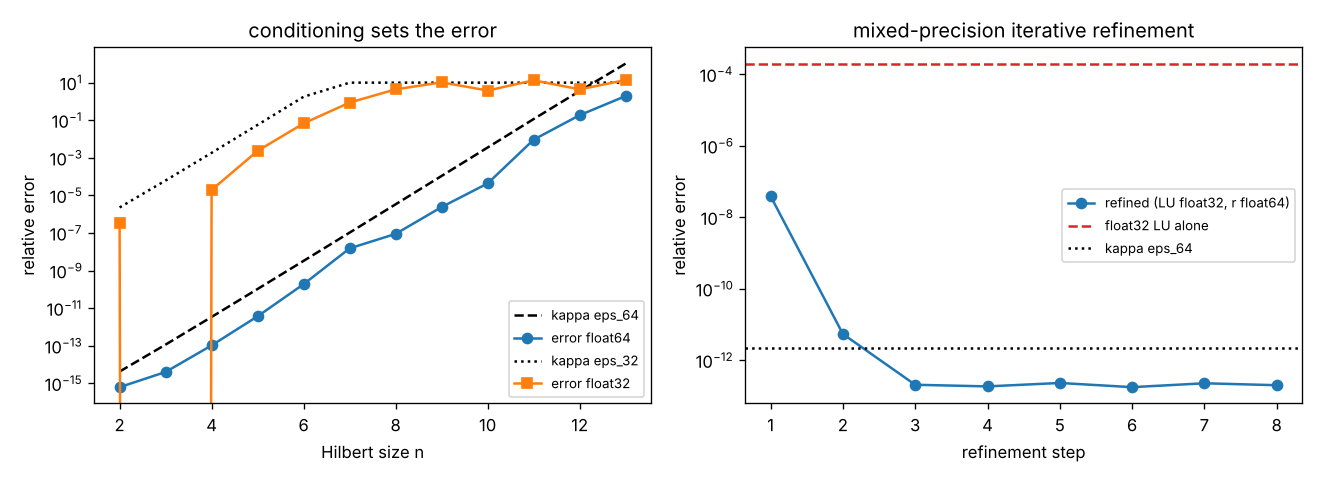

This figure's Python source:
"""
conditioning_svd.py  --  Lecture 5: norms, condition number, iterative refinement, EVD and SVD.

  1. Vector and matrix norms (the 3x3 matrix of the notes); ||A||_2 = sigma_max, ||A||_F = sqrt(sum sigma^2)
  2. The 2x2 example: kappa ~ 4/eps and a 100% error from a tiny perturbation of b
  3. Hilbert matrices: kappa, digits lost, observed error in float32 and float64 against the bound
  4. Iterative refinement: LU in float32, residual in float64 -> double-precision accuracy
  5. EVD: symmetric (stable, orthogonal) vs non-symmetric (sensitive eigenvalues)
  6. SVD: numerical rank, kernel vectors, the four subspaces
  7. Least squares: normal equations vs QR vs SVD on an ill-conditioned polynomial fit;
     truncated SVD; minimum-norm solution of an underdetermined system

Run:  python conditioning_svd.py          Figure: conditioning_svd.png
"""
import warnings
import numpy as np
import scipy.linalg as la
import matplotlib
matplotlib.use("Agg")
import matplotlib.pyplot as plt

warnings.filterwarnings("ignore", category=la.LinAlgWarning)    # we WANT to solve ill-conditioned systems here
rng = np.random.default_rng(3)
np.set_printoptions(precision=4, suppress=True)

# ---------------------------------------------------------------- 1. norms
A = np.array([[10.0, -1.0, 2.0], [-1.0, 11.0, -1.0], [2.0, -1.0, 10.0]])
x = np.array([1.0, -2.0, 3.0])
s = la.svdvals(A)
print("1. norms")
print(f"   x = {x}: ||x||_1 = {la.norm(x, 1):.4f}, ||x||_2 = {la.norm(x):.4f}, ||x||_inf = {la.norm(x, np.inf):.4f}")
print(f"   ||A||_1 = {la.norm(A, 1):.4f} (max column sum), ||A||_inf = {la.norm(A, np.inf):.4f} (max row sum),"
      f" ||A||_2 = {la.norm(A, 2):.4f} = sigma_max {s[0]:.4f}, ||A||_F = {la.norm(A, 'fro'):.4f} = sqrt(sum sigma^2) {np.sqrt((s ** 2).sum()):.4f}")
B = rng.standard_normal((3, 3))
print(f"   submultiplicativity: ||AB||_2 = {la.norm(A @ B, 2):.3f} <= ||A|| ||B|| = {la.norm(A, 2) * la.norm(B, 2):.3f}")

# ---------------------------------------------------------------- 2. the 2x2 example
print("\n2. A = [[1, 1], [1, 1+eps]], b = [2, 2+eps], perturbation db = [0, eps]")
for eps in (1e-2, 1e-6, 1e-10):
    A2 = np.array([[1.0, 1.0], [1.0, 1.0 + eps]]); b2 = np.array([2.0, 2.0 + eps])
    x0 = la.solve(A2, b2); x1 = la.solve(A2, b2 + np.array([0.0, eps]))
    k = la.norm(A2, np.inf) * la.norm(la.inv(A2), np.inf)
    rel_b = eps / la.norm(b2, np.inf); rel_x = la.norm(x1 - x0, np.inf) / la.norm(x0, np.inf)
    print(f"   eps = {eps:.0e}: kappa_inf = {k:.3e} (4/eps = {4 / eps:.1e}); x = {x0}, perturbed x = {x1};"
          f" relative change b {rel_b:.1e} -> x {rel_x:.2f}")

# ---------------------------------------------------------------- 3. Hilbert matrices
print("\n3. Hilbert matrices H_ij = 1/(i+j-1), exact x = ones")
print(f"{'n':>3} {'kappa_2':>10} {'digits lost':>12} {'err f64':>10} {'err f32':>10} {'bound kappa*eps64':>18}")
H_rows = []
for n in range(2, 14):
    H = la.hilbert(n); xt = np.ones(n); b = H @ xt
    k = np.linalg.cond(H)
    e64 = la.norm(la.solve(H, b) - xt) / la.norm(xt)
    e32 = la.norm(la.solve(H.astype(np.float32), b.astype(np.float32)).astype(float) - xt) / la.norm(xt)
    H_rows.append((n, k, e64, e32))
    print(f"{n:3d} {k:10.2e} {np.log10(k):12.1f} {e64:10.1e} {e32:10.1e} {k * np.finfo(float).eps:18.1e}")


# ---------------------------------------------------------------- 4. mixed-precision iterative refinement
def refine(A, b, iters=8):
    lu32 = la.lu_factor(A.astype(np.float32))                       # O(n^3) work in single precision
    x = la.lu_solve(lu32, b.astype(np.float32)).astype(np.float64)
    hist = []
    for _ in range(iters):
        r = b - A @ x                                                # residual in DOUBLE precision
        d = la.lu_solve(lu32, r.astype(np.float32)).astype(np.float64)
        x = x + d
        hist.append(x.copy())
    return hist


n = 300
Q1, _ = la.qr(rng.standard_normal((n, n))); Q2, _ = la.qr(rng.standard_normal((n, n)))
A = Q1 @ np.diag(np.logspace(0, -4, n)) @ Q2.T                     # kappa = 1e4
xt = rng.standard_normal(n); b = A @ xt
hist = refine(A, b)
err0 = la.norm(la.solve(A.astype(np.float32), b.astype(np.float32)) - xt) / la.norm(xt)
errs_ref = [la.norm(h - xt) / la.norm(xt) for h in hist]
print(f"\n4. iterative refinement, n = {n}, kappa = {np.linalg.cond(A):.1e}")
print(f"   float32 LU alone: error {err0:.1e};  after refinement steps 1..6: " + ", ".join(f"{e:.1e}" for e in errs_ref[:6]))
print(f"   float64 LU: error {la.norm(la.solve(A, b) - xt) / la.norm(xt):.1e}")
A_bad = Q1 @ np.diag(np.logspace(0, -9, n)) @ Q2.T                 # kappa = 1e9 > 1/eps32: refinement cannot converge
h_bad = refine(A_bad, A_bad @ xt)
print(f"   kappa = 1e9 (above 1/eps32 = {1 / np.finfo(np.float32).eps:.0e}): errors " +
      ", ".join(f"{la.norm(h - xt) / la.norm(xt):.1e}" for h in h_bad[:4]) + "  -> does not converge")

# ---------------------------------------------------------------- 5. EVD
print("\n5. eigenvalues")
S = np.array([[2.0, 1.0], [1.0, 3.0]])
w, Q = la.eigh(S)
print(f"   symmetric [[2,1],[1,3]]: lambda = {w}, Q^T Q = I to {np.abs(Q.T @ Q - np.eye(2)).max():.0e},"
      f" kappa_2 = |lmax|/|lmin| = {abs(w).max() / abs(w).min():.4f} = cond {np.linalg.cond(S):.4f}")
R = np.array([[0.0, -1.0], [1.0, 0.0]])
print(f"   rotation by 90 deg: eigenvalues {la.eigvals(R)} (complex), singular values {la.svdvals(R)}")
n = 20
J = np.diag(np.ones(n - 1), 1)                                       # Jordan block with eigenvalue 0 (defective)
Jp = J.copy(); Jp[-1, 0] = 1e-16 ** 1                                # perturbation of size 1e-16
lam = la.eigvals(Jp)
print(f"   20x20 Jordan block, one entry changed by 1e-16: |eigenvalues| become {np.abs(lam).max():.3f}"
      f" (= 1e-16^(1/20) = {1e-16 ** (1 / 20):.3f}) instead of 0")
Sym = rng.standard_normal((n, n)); Sym = Sym + Sym.T; E = 1e-10 * rng.standard_normal((n, n)); E = E + E.T
print(f"   symmetric 20x20, perturbation 2e-10: eigenvalues move by at most {np.abs(la.eigvalsh(Sym + E) - la.eigvalsh(Sym)).max():.1e}"
      f" (Weyl bound ||E||_2 = {la.norm(E, 2):.1e})")

# ---------------------------------------------------------------- 6. SVD, rank and subspaces
A = np.array([[1.0, 2.0, 3.0], [2.0, 4.0, 6.0], [4.0, 5.0, 6.0], [7.0, 8.0, 9.0]])
U, s, Vt = la.svd(A)
tol = max(A.shape) * np.finfo(float).eps * s[0]
print(f"\n6. SVD of the rank-deficient 4x3 matrix of the notes: sigma = {s}")
print(f"   tolerance max(m,n) eps sigma_1 = {tol:.1e} -> numerical rank {np.sum(s > tol)}; matrix_rank: {np.linalg.matrix_rank(A)}")
A = np.array([[1.0, 2.0, 3.0], [0.0, 1.0, 1.0], [2.0, 0.0, 2.0], [1.0, 1.0, 2.0]])
U, s, Vt = la.svd(A); V = Vt.T
print(f"   4x3 with col3 = col1 + col2: sigma = {s}; ||A v1|| = {la.norm(A @ V[:, 0]):.4f} = sigma_1,"
      f" ||A v3|| = {la.norm(A @ V[:, 2]):.1e}; kernel direction v3 = {V[:, 2]} (proportional to [1, 1, -1])")

# ---------------------------------------------------------------- 7. least squares
print("\n7. least squares: fit y = sum_k c_k t^k on t in [0, 10], 100 points, noise 0.5")
t = np.linspace(0, 10, 100); y_exact = 2.5 + 1.2 * t - 0.05 * t ** 2
y = y_exact + rng.normal(0, 0.5, t.size)
rows = []
for deg in (2, 5, 8, 11):
    Am = np.vander(t, deg + 1, increasing=True)
    ctrue = np.zeros(deg + 1); ctrue[:3] = [2.5, 1.2, -0.05]
    yt = Am @ ctrue                                                  # noiseless data from the true model: error is pure numerics
    c_ne = la.solve(Am.T @ Am, Am.T @ yt, assume_a="pos") if deg < 11 else np.linalg.lstsq(Am.T @ Am, Am.T @ yt, rcond=None)[0]
    Qm, Rm = la.qr(Am, mode="economic"); c_qr = la.solve_triangular(Rm, Qm.T @ yt)
    c_svd = la.lstsq(Am, yt, cond=None)[0]
    k = np.linalg.cond(Am)
    rows.append((deg, k, *[la.norm(c - ctrue) / la.norm(ctrue) for c in (c_ne, c_qr, c_svd)]))
    print(f"   degree {deg:2d}: kappa(A) = {k:.1e}, kappa(A^T A) = {k * k:.1e};  coefficient error:"
          f" normal eq {rows[-1][2]:.1e}, QR {rows[-1][3]:.1e}, SVD {rows[-1][4]:.1e}")
Am = np.vander(t, 3, increasing=True)
c, res, rank, sv = la.lstsq(Am, y)
print(f"   noisy quadratic fit (SVD lstsq): c = {c} (true [2.5, 1.2, -0.05]), kappa = {sv[0] / sv[-1]:.1f}")
# truncated SVD on a nearly singular problem
Am = np.vander(t / 10, 12, increasing=True); ct = rng.standard_normal(12)
yn = Am @ ct + 1e-6 * rng.standard_normal(t.size)
U, s, Vt = la.svd(Am, full_matrices=False)
print(f"   degree-11 basis on [0,1], data noise 1e-6: sigma from {s[0]:.1e} to {s[-1]:.1e}")
for rc in (0.0, 1e-12, 1e-8, 1e-5):
    keep = s > rc * s[0]
    cx = Vt.T[:, keep] @ ((U[:, keep].T @ yn) / s[keep])
    print(f"     rcond {rc:.0e}: keep {keep.sum():2d} singular values, residual {la.norm(Am @ cx - yn):.2e}, ||c|| = {la.norm(cx):.2e}")
# minimum-norm solution
A_u = rng.standard_normal((3, 6)); b_u = rng.standard_normal(3)
x_mn = la.pinv(A_u) @ b_u; x_other = x_mn + la.null_space(A_u)[:, 0]
print(f"   underdetermined 3x6: pinv solution ||x|| = {la.norm(x_mn):.4f}, residual {la.norm(A_u @ x_mn - b_u):.1e};"
      f" adding a kernel vector: residual {la.norm(A_u @ x_other - b_u):.1e}, ||x|| = {la.norm(x_other):.4f}")

fig, ax = plt.subplots(1, 2, figsize=(11, 4))
ns, ks, e64, e32 = map(np.array, zip(*H_rows))
ax[0].semilogy(ns, ks * np.finfo(float).eps, "k--", label="kappa eps_64"); ax[0].semilogy(ns, e64, "o-", label="error float64")
ax[0].semilogy(ns, np.minimum(ks * np.finfo(np.float32).eps, 10), "k:", label="kappa eps_32"); ax[0].semilogy(ns, e32, "s-", label="error float32")
ax[0].set(xlabel="Hilbert size n", ylabel="relative error", title="conditioning sets the error"); ax[0].legend(fontsize=8)
ax[1].semilogy(range(1, len(errs_ref) + 1), errs_ref, "o-", label="refined (LU float32, r float64)")
ax[1].axhline(err0, color="C3", ls="--", label="float32 LU alone"); ax[1].axhline(np.finfo(float).eps * 1e4, color="k", ls=":", label="kappa eps_64")
ax[1].set(xlabel="refinement step", ylabel="relative error", title="mixed-precision iterative refinement"); ax[1].legend(fontsize=8)
fig.tight_layout(); fig.savefig("conditioning_svd.png", dpi=120)
print("\nsaved conditioning_svd.png")
